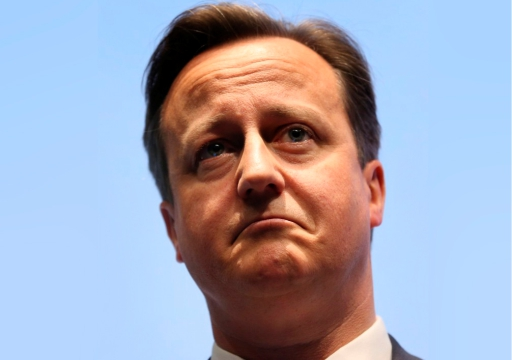
#> input picture src/assets/TRISTEZA_Cameron.jpeg, 512 x 360 px, given in place of the camera
$ python capturandoRostros.py
#> lines starting #> are read from the running program, lines starting #| are printed output that depends on the picture
import cv2
import os
import imutils

# [4 lines of commented-out code are left out]
emotionName = 'Neutro'

dataPath = '../data' #Cambia a la ruta donde hayas almacenado Data
emotionsPath = dataPath + '/' + emotionName

if not os.path.exists(emotionsPath):
    print('Carpeta creada: ',emotionsPath)
    os.makedirs(emotionsPath)

cap = cv2.VideoCapture(0,cv2.CAP_DSHOW)

faceClassif = cv2.CascadeClassifier(cv2.data.haarcascades+'haarcascade_frontalface_default.xml')
count = 0

while True:
  ret, frame = cap.read()
#> frame is the input picture: shape (360, 512, 3); mean B, G, R 182.6, 165.1, 163
  if ret == False: break
  frame =  imutils.resize(frame, width=640)
#> frame: shape (450, 640, 3)
  gray = cv2.cvtColor(frame, cv2.COLOR_BGR2GRAY)
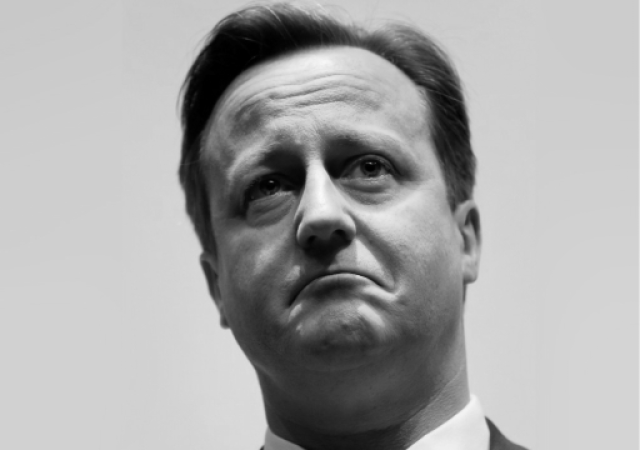
#> gray: shape (450, 640); min 0, max 250, mean 166.5
  auxFrame = frame.copy()

  faces = faceClassif.detectMultiScale(gray,1.3,5)
#> faces = [[162, 56, 302, 302]]

  for (x,y,w,h) in faces:
      cv2.rectangle(frame, (x,y),(x+w,y+h),(0,255,0),2)
      rostro = auxFrame[y:y+h,x:x+w]
      rostro = cv2.resize(rostro,(150,150),interpolation=cv2.INTER_CUBIC)
      cv2.imwrite(emotionsPath + '/rotro_{}.jpg'.format(count),rostro)
      count = count + 1
#> this loop made 1 pass
#> (x, y, w, h, count) on pass 1: (162, 56, 302, 302, 1)
#> pass 1, `rostro = auxFrame[y:y+h,x:x+w]`:
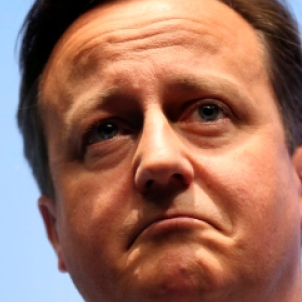
#> rostro: shape (302, 302, 3); mean B, G, R 93.1, 108.8, 154.5
#> pass 1, `rostro = cv2.resize(rostro,(150,150),interpolation=cv2.INTER_CUBIC)`:
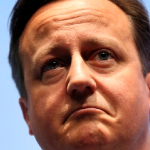
#> rostro: shape (150, 150, 3); mean B, G, R 93.2, 108.8, 154.5
#> after the loop:
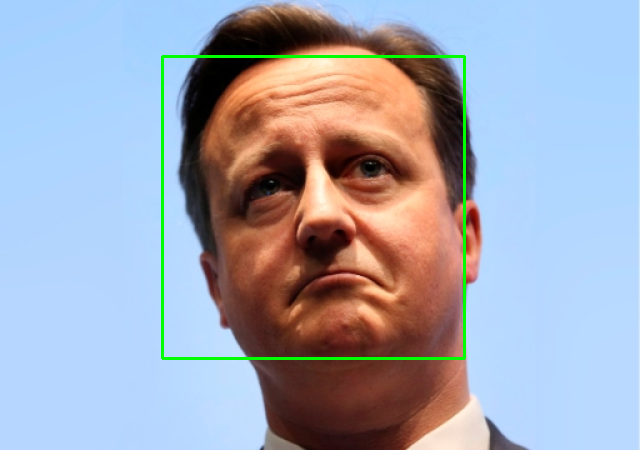
#> frame: shape (450, 640, 3); mean B, G, R 180.8, 166.7, 161.3
#> after the loop, count = 1
  cv2.imshow('frame',frame)

  #Tecla esc para cerrar programa
  k =  cv2.waitKey(1)
#> (key Esc is pressed here)
  if k == 27 or count >= 200:
      break

cap.release()
cv2.destroyAllWindows()
